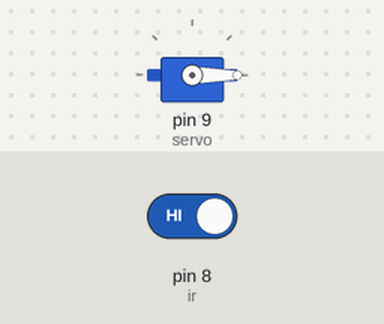
This sketch was run on a simulated Arduino Uno, built with avr-gcc and run on an emulated ATmega328P. Parts: servo. The inputs (shaded band) are chosen by the test bench; at power-on: pin 8 (ir) HIGH.

Above: at 1.2 s.
1.3 s: pin 8 (ir) driven LOW
At 2.4 s:
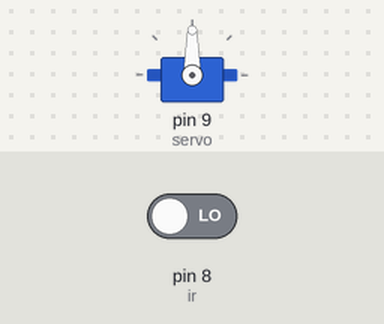
2.8 s: pin 8 (ir) driven HIGH
At 3.6 s:
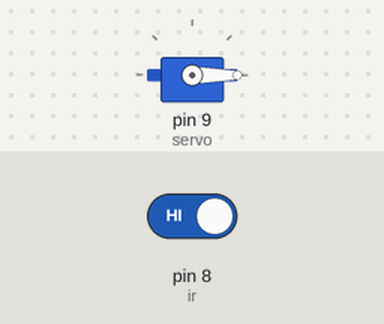
Timing chart, 0 to 5.8 s (numbered marks = the images above; inputs shaded):
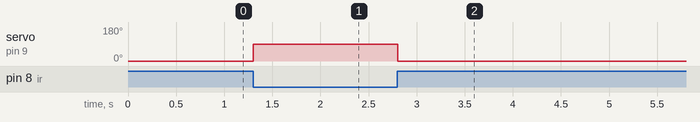

The sketch:

Servo-IR.ino
```cpp
#include <Servo.h>

Servo s;
int ir = 8;
int servo = 9;
int swh = 90;
int swl = 0;

void setup() {
  // put your setup code here, to run once:
  Serial.begin(115200);
  s.attach(servo);
  pinMode(ir, INPUT);
}

void loop() {
  // put your main code here, to run repeatedly:
  if (digitalRead(ir)==LOW) {
    s.write(swh);
    delay(50);
  }
  else {
    s.write(swl);
    delay(50);
  }
}
```

Measured:
- after the input at 1.3 s, servo on pin 9 (servo): 0° → 90° at once
- after the input at 2.8 s, servo on pin 9 (servo): 90° → 0° at once
